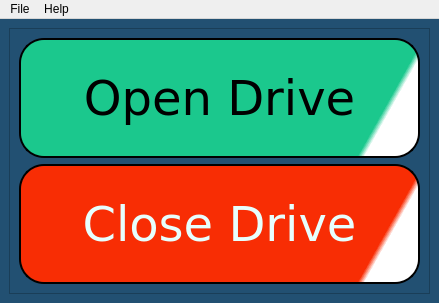
<?xml version="1.0" encoding="UTF-8"?>
<ui version="4.0">
 <class>MainWindow</class>
 <widget class="QMainWindow" name="MainWindow">
  <property name="geometry">
   <rect>
    <x>0</x>
    <y>0</y>
    <width>439</width>
    <height>303</height>
   </rect>
  </property>
  <property name="windowTitle">
   <string>MainWindow</string>
  </property>
  <property name="styleSheet">
   <string notr="true"/>
  </property>
  <widget class="QWidget" name="centralwidget">
   <property name="styleSheet">
    <string notr="true">background-color: rgb(34, 80, 114);
border-color: rgb(58, 189, 203);</string>
   </property>
   <layout class="QGridLayout" name="gridLayout_2">
    <item row="0" column="0">
     <widget class="QFrame" name="frame">
      <property name="sizePolicy">
       <sizepolicy hsizetype="Preferred" vsizetype="Preferred">
        <horstretch>0</horstretch>
        <verstretch>0</verstretch>
       </sizepolicy>
      </property>
      <property name="frameShape">
       <enum>QFrame::StyledPanel</enum>
      </property>
      <property name="frameShadow">
       <enum>QFrame::Raised</enum>
      </property>
      <layout class="QVBoxLayout" name="verticalLayout">
       <item>
        <widget class="QPushButton" name="pushButton">
         <property name="sizePolicy">
          <sizepolicy hsizetype="Minimum" vsizetype="Minimum">
           <horstretch>0</horstretch>
           <verstretch>0</verstretch>
          </sizepolicy>
         </property>
         <property name="font">
          <font>
           <family>Verdana</family>
           <pointsize>36</pointsize>
          </font>
         </property>
         <property name="styleSheet">
          <string notr="true"> background-color: qlineargradient(spread:pad, x1:0, y1:0, x2:1, y2:0.164773, stop:0.983051 rgba(27, 200, 141, 255), stop:1 rgba(255, 255, 255, 255));
border-style: solid;
border-color: black;
border-width: 2px;
border-radius: 25px;
selection-color:rgb(27, 200, 141)</string>
         </property>
         <property name="text">
          <string>Open Drive</string>
         </property>
        </widget>
       </item>
       <item>
        <widget class="QPushButton" name="pushButton_2">
         <property name="sizePolicy">
          <sizepolicy hsizetype="Minimum" vsizetype="Minimum">
           <horstretch>0</horstretch>
           <verstretch>0</verstretch>
          </sizepolicy>
         </property>
         <property name="font">
          <font>
           <family>Verdana</family>
           <pointsize>36</pointsize>
          </font>
         </property>
         <property name="styleSheet">
          <string notr="true"> background-color: qlineargradient(spread:pad, x1:0, y1:0, x2:1, y2:0.164773, stop:0.983051 rgba(248, 45, 4, 255), stop:1 rgba(255, 255, 255, 255));
border-style: solid;
border-color: black;
border-width: 2px;
border-radius: 25px;
color:rgb(231, 255, 254);
selection-color:rgb(248, 45, 4)</string>
         </property>
         <property name="text">
          <string>Close Drive</string>
         </property>
        </widget>
       </item>
      </layout>
     </widget>
    </item>
   </layout>
  </widget>
  <widget class="QMenuBar" name="menubar">
   <property name="geometry">
    <rect>
     <x>0</x>
     <y>0</y>
     <width>439</width>
     <height>21</height>
    </rect>
   </property>
   <widget class="QMenu" name="menuFile">
    <property name="title">
     <string>File</string>
    </property>
    <addaction name="actionExit"/>
   </widget>
   <widget class="QMenu" name="menuHelp">
    <property name="title">
     <string>Help</string>
    </property>
    <addaction name="actionAbout"/>
    <addaction name="actionAbout_QT"/>
   </widget>
   <addaction name="menuFile"/>
   <addaction name="menuHelp"/>
  </widget>
  <action name="actionExit">
   <property name="text">
    <string>Exit</string>
   </property>
  </action>
  <action name="actionAbout">
   <property name="text">
    <string>About</string>
   </property>
  </action>
  <action name="actionAbout_QT">
   <property name="text">
    <string>About QT</string>
   </property>
  </action>
 </widget>
 <resources/>
 <connections/>
</ui>
